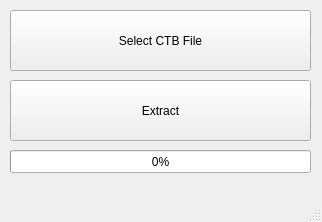
<?xml version="1.0" encoding="UTF-8"?>
<ui version="4.0">
 <class>MainWindow</class>
 <widget class="QMainWindow" name="MainWindow">
  <property name="geometry">
   <rect>
    <x>0</x>
    <y>0</y>
    <width>322</width>
    <height>222</height>
   </rect>
  </property>
  <property name="windowTitle">
   <string>CTBExtractor</string>
  </property>
  <widget class="QWidget" name="centralwidget">
   <widget class="QPushButton" name="pushButtonSelectCTB">
    <property name="geometry">
     <rect>
      <x>10</x>
      <y>10</y>
      <width>301</width>
      <height>61</height>
     </rect>
    </property>
    <property name="text">
     <string>Select CTB File</string>
    </property>
   </widget>
   <widget class="QPushButton" name="pushButtonExtract">
    <property name="geometry">
     <rect>
      <x>10</x>
      <y>80</y>
      <width>301</width>
      <height>61</height>
     </rect>
    </property>
    <property name="text">
     <string>Extract</string>
    </property>
   </widget>
   <widget class="QProgressBar" name="progressBar">
    <property name="geometry">
     <rect>
      <x>10</x>
      <y>150</y>
      <width>301</width>
      <height>23</height>
     </rect>
    </property>
    <property name="value">
     <number>0</number>
    </property>
    <property name="invertedAppearance">
     <bool>false</bool>
    </property>
    <property name="textDirection">
     <enum>QProgressBar::TopToBottom</enum>
    </property>
   </widget>
  </widget>
  <widget class="QMenuBar" name="menubar">
   <property name="geometry">
    <rect>
     <x>0</x>
     <y>0</y>
     <width>322</width>
     <height>21</height>
    </rect>
   </property>
  </widget>
  <widget class="QStatusBar" name="statusbar"/>
 </widget>
 <resources/>
 <connections/>
</ui>
